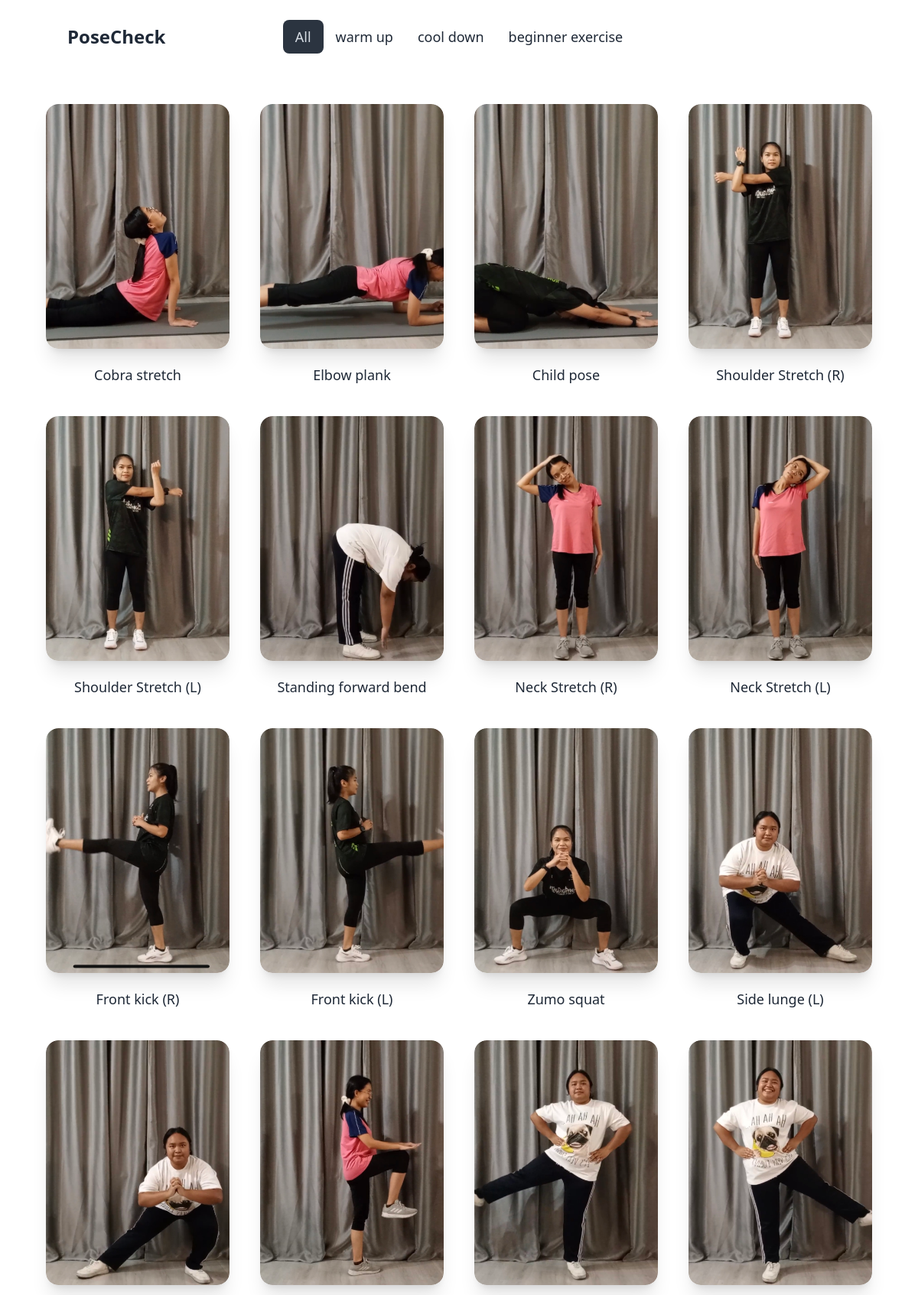
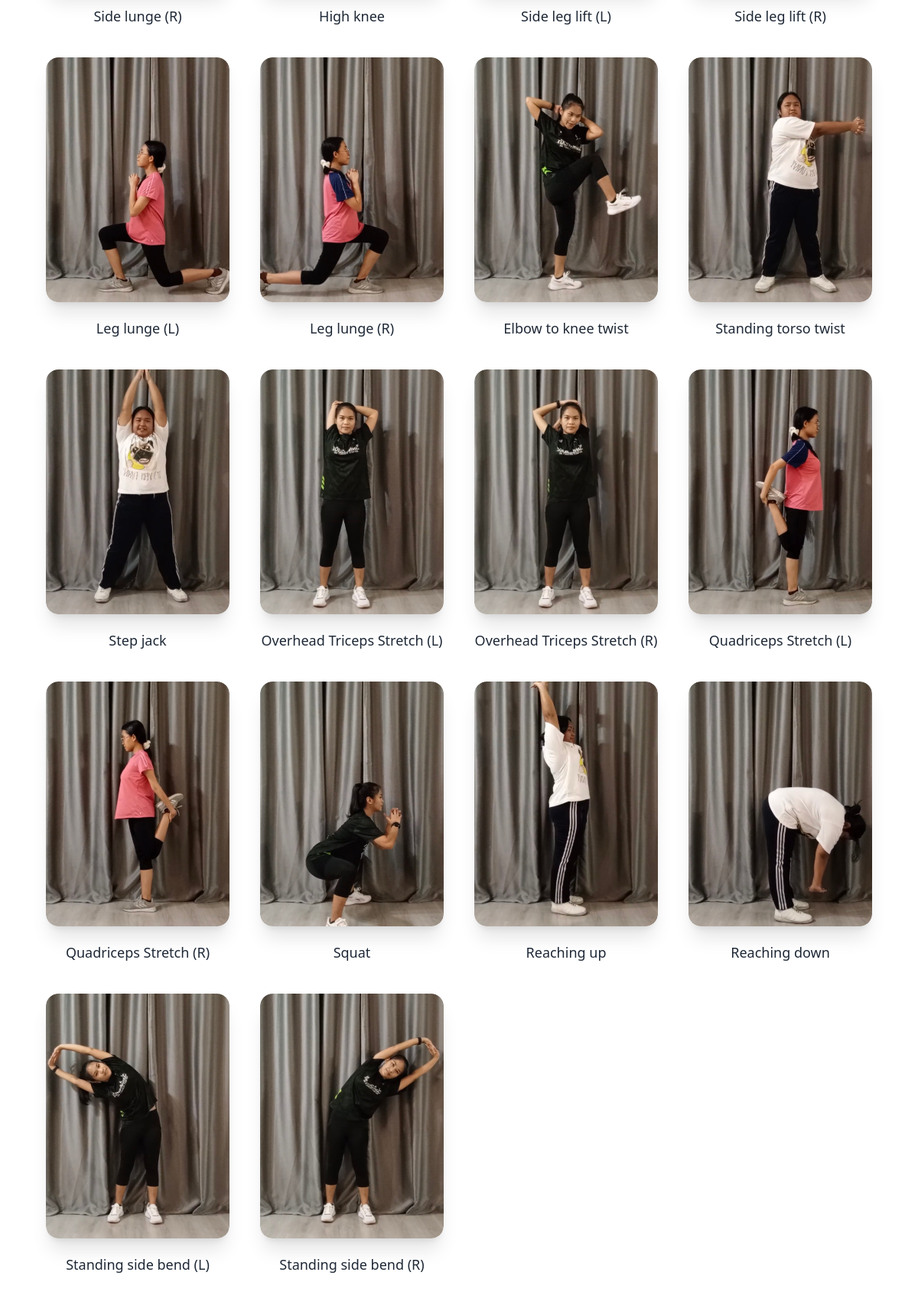
Screenshot of /PoseCheck/ with the database file from the repository (2 pictures, top to bottom).
### PoseCheck/models.py (models this page shows, shortened)
class Category(models.Model):
    name = models.CharField(max_length=100, default="warm up")

class Exercise(models.Model):
    code = models.CharField(max_length=10, unique=True)
    slug = models.SlugField(max_length=200, unique=True)
    title = models.CharField(max_length=200, unique=True)
    category = models.ForeignKey(Category, null=True, blank=True, on_delete=models.CASCADE)
    image = models.FileField(upload_to='upload', null=True, blank=True)
    video = models.TextField(null=True, blank=True)
    time = models.CharField(max_length=10)
    description = models.TextField(null=True, blank=True)
    create = models.DateTimeField(auto_now_add=True)
    update = models.DateTimeField(auto_now=True)
    def show_image(self):
        if self.image:
            return format_html('<img src="' + self.image.url + '" height="50px">')
        else:
            return ''
    show_image.allow_tags = True

### PoseCheck/views.py (the view)
# urls.py: path('',views.index, name='index'),
def index(request):
    category = Category.objects.all()
    exercise = Exercise.objects.all()
    categ_id = request.GET.get('categoryid')
    if categ_id:
        exercise = exercise.filter(category_id = categ_id)
    return render(request, 'posecheck/index.html', {
        'category':category,
        'exercise':exercise,
        'categ_id':categ_id,
    })

### templates/PoseCheck/index.html (shortened to what this page needs)
{% extends "layouts/baseforhomepage.html" %}
{% block content %}
    {% for e in exercise %}
    <div class="group flex flex-col items-center">
        <div class="card w-40 h-60 md:w-52 md:h-72 lg:w-60 lg:h-80 bg-base-100 shadow-xl image-full group-hover:scale-110 group-hover:duration-500">
            <figure>
                {% if e.image %}
                <img src="{{ e.image.url }}" alt="{{ e.title }}" />
                {% else %}
                <img src="#" alt="No Image Available" />
                {% endif %}
            </figure>
        </div>
        <div class="pt-5 text-md font-medium sm:text-xl md:text-lg">
            <a href="{% url 'PoseCheck:description' slug=e.slug %}">{{e.title}}</a>
        </div>
    </div>
    {% endfor %}
{% endblock %}

### templates/layouts/baseforhomepage.html (shortened to what this page needs)
<!DOCTYPE html>
<html>
    <head>
        <link href="https://cdn.jsdelivr.net/npm/daisyui@4.7.2/dist/full.min.css" rel="stylesheet" type="text/css" />
        <script src="https://cdn.tailwindcss.com"></script>
    </head>
    <body>
        <div class="navbar bg-base-100">
            <div class="navbar-start">
              <a href="{% url 'myapp:index' %}" class="link link-hover text-2xl font-bold md:ps-20">PoseCheck</a>
            </div>
            <div class="navbar-center hidden lg:flex">
                <ul class="menu menu-horizontal px-1">
                  <li><a href="{% url 'PoseCheck:index' %}" class="text-lg {% if not categ_id %}active{% endif %}" >All</a></li>
                  {% for c in category %}
                  <li><a href="{% url 'PoseCheck:index' %}?categoryid={{c.id}}" class="text-lg {% if categ_id|add:'0' == c.id %}active{% endif %}">{{c.name}}</a></li>
                  {% endfor %}
                </ul>
            </div>
        </div>
        <div class="hero p-10">
            <div class="grid grid-cols-2 content-around gap-10 md:grid-cols-3 lg:grid-cols-4 xl:grid-cols-5">
            {% block content %}
            {% endblock %}
            </div>
        </div>
    </body>
</html>

### templates/layouts/baseforhomepage.html (style rules this page uses)
.navbar { min-height: 6rem; }
.card { overflow: hidden; }
.card.image-full:before { opacity: 0; object-fit: scale-down; }
.card.image-full > figure img { transition: 0.5s; }

### rows the page displays
Category: name "warm up"
Category: name "cool down"
Category: name "beginner exercise"
Exercise: image (picture), title "Cobra stretch"
Exercise: image (picture), title "Elbow plank"
Exercise: image (picture), title "Child pose"
Exercise: image (picture), title "Shoulder Stretch (R)"
Exercise: image (picture), title "Shoulder Stretch (L)"
Exercise: image (picture), title "Standing forward bend"
Exercise: image (picture), title "Neck Stretch (R)"
Exercise: image (picture), title "Neck Stretch (L)"
Exercise: image (picture), title "Front kick (R)"
Exercise: image (picture), title "Front kick (L)"
Exercise: image (picture), title "Zumo squat"
Exercise: image (picture), title "Side lunge (L)"
Exercise: image (picture), title "Side lunge (R)"
Exercise: image (picture), title "High knee"
Exercise: image (picture), title "Side leg lift (L)"
Exercise: image (picture), title "Side leg lift (R)"
Exercise: image (picture), title "Leg lunge (L)"
Exercise: image (picture), title "Leg lunge (R)"
Exercise: image (picture), title "Elbow to knee twist"
Exercise: image (picture), title "Standing torso twist"
Exercise: image (picture), title "Step jack"
Exercise: image (picture), title "Overhead Triceps Stretch (L)"
Exercise: image (picture), title "Overhead Triceps Stretch (R)"
Exercise: image (picture), title "Quadriceps Stretch (L)"
Exercise: image (picture), title "Quadriceps Stretch (R)"
Exercise: image (picture), title "Squat"
Exercise: image (picture), title "Reaching up"
Exercise: image (picture), title "Reaching down"
Exercise: image (picture), title "Standing side bend (L)"
Exercise: image (picture), title "Standing side bend (R)"
